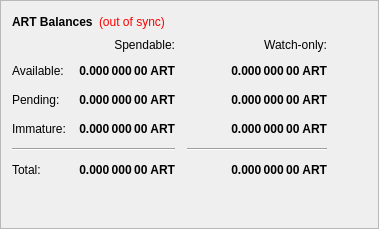
        <widget class="QFrame" name="frame">
         <property name="frameShape">
          <enum>QFrame::StyledPanel</enum>
         </property>
         <property name="frameShadow">
          <enum>QFrame::Raised</enum>
         </property>
         <layout class="QVBoxLayout" name="verticalLayout_4">
          <item>
           <layout class="QHBoxLayout" name="horizontalLayout_4">
            <item>
             <widget class="QLabel" name="label_5">
              <property name="font">
               <font>
                <weight>75</weight>
                <bold>true</bold>
               </font>
              </property>
              <property name="text">
               <string>ART Balances</string>
              </property>
             </widget>
            </item>
            <item>
             <widget class="QLabel" name="labelWalletStatus">
              <property name="cursor">
               <cursorShape>WhatsThisCursor</cursorShape>
              </property>
              <property name="toolTip">
               <string>The displayed information may be out of date. Your wallet automatically synchronizes with the Arktur network after a connection is established, but this process has not completed yet.</string>
              </property>
              <property name="styleSheet">
               <string notr="true">QLabel { color: red; }</string>
              </property>
              <property name="text">
               <string notr="true">(out of sync)</string>
              </property>
              <property name="alignment">
               <set>Qt::AlignLeading|Qt::AlignLeft|Qt::AlignVCenter</set>
              </property>
             </widget>
            </item>
            <item>
             <spacer name="horizontalSpacer_3">
              <property name="orientation">
               <enum>Qt::Horizontal</enum>
              </property>
              <property name="sizeHint" stdset="0">
               <size>
                <width>40</width>
                <height>20</height>
               </size>
              </property>
             </spacer>
            </item>
           </layout>
          </item>
          <item>
           <layout class="QGridLayout" name="gridLayout">
            <property name="spacing">
             <number>12</number>
            </property>
            <item row="2" column="2">
             <widget class="QLabel" name="labelWatchPending">
              <property name="font">
               <font>
                <weight>75</weight>
                <bold>true</bold>
               </font>
              </property>
              <property name="cursor">
               <cursorShape>IBeamCursor</cursorShape>
              </property>
              <property name="toolTip">
               <string>Unconfirmed transactions to watch-only addresses</string>
              </property>
              <property name="text">
               <string notr="true">0.000 000 00 ART</string>
              </property>
              <property name="alignment">
               <set>Qt::AlignRight|Qt::AlignTrailing|Qt::AlignVCenter</set>
              </property>
              <property name="textInteractionFlags">
               <set>Qt::LinksAccessibleByMouse|Qt::TextSelectableByKeyboard|Qt::TextSelectableByMouse</set>
              </property>
             </widget>
            </item>
            <item row="2" column="1">
             <widget class="QLabel" name="labelUnconfirmed">
              <property name="font">
               <font>
                <weight>75</weight>
                <bold>true</bold>
               </font>
              </property>
              <property name="cursor">
               <cursorShape>IBeamCursor</cursorShape>
              </property>
              <property name="toolTip">
               <string>Total of transactions that have yet to be confirmed, and do not yet count toward the spendable balance</string>
              </property>
              <property name="text">
               <string notr="true">0.000 000 00 ART</string>
              </property>
              <property name="alignment">
               <set>Qt::AlignRight|Qt::AlignTrailing|Qt::AlignVCenter</set>
              </property>
              <property name="textInteractionFlags">
               <set>Qt::LinksAccessibleByMouse|Qt::TextSelectableByKeyboard|Qt::TextSelectableByMouse</set>
              </property>
             </widget>
            </item>
            <item row="3" column="2">
             <widget class="QLabel" name="labelWatchImmature">
              <property name="font">
               <font>
                <weight>75</weight>
                <bold>true</bold>
               </font>
              </property>
              <property name="cursor">
               <cursorShape>IBeamCursor</cursorShape>
              </property>
              <property name="toolTip">
               <string>Staked or masternode rewards in watch-only addresses that has not yet matured</string>
              </property>
              <property name="text">
               <string notr="true">0.000 000 00 ART</string>
              </property>
              <property name="alignment">
               <set>Qt::AlignRight|Qt::AlignTrailing|Qt::AlignVCenter</set>
              </property>
              <property name="textInteractionFlags">
               <set>Qt::LinksAccessibleByMouse|Qt::TextSelectableByKeyboard|Qt::TextSelectableByMouse</set>
              </property>
             </widget>
            </item>
            <item row="4" column="0" colspan="2">
             <widget class="Line" name="lineSpendableBalance">
              <property name="orientation">
               <enum>Qt::Horizontal</enum>
              </property>
             </widget>
            </item>
            <item row="4" column="2">
             <widget class="Line" name="lineWatchBalance">
              <property name="sizePolicy">
               <sizepolicy hsizetype="Preferred" vsizetype="Fixed">
                <horstretch>0</horstretch>
                <verstretch>0</verstretch>
               </sizepolicy>
              </property>
              <property name="minimumSize">
               <size>
                <width>140</width>
                <height>0</height>
               </size>
              </property>
              <property name="orientation">
               <enum>Qt::Horizontal</enum>
              </property>
             </widget>
            </item>
            <item row="5" column="0">
             <widget class="QLabel" name="labelTotalText">
              <property name="text">
               <string>Total:</string>
              </property>
             </widget>
            </item>
            <item row="3" column="1">
             <widget class="QLabel" name="labelImmature">
              <property name="font">
               <font>
                <weight>75</weight>
                <bold>true</bold>
               </font>
              </property>
              <property name="cursor">
               <cursorShape>IBeamCursor</cursorShape>
              </property>
              <property name="toolTip">
               <string>Staked or masternode rewards that has not yet matured</string>
              </property>
              <property name="text">
               <string notr="true">0.000 000 00 ART</string>
              </property>
              <property name="alignment">
               <set>Qt::AlignRight|Qt::AlignTrailing|Qt::AlignVCenter</set>
              </property>
              <property name="textInteractionFlags">
               <set>Qt::LinksAccessibleByMouse|Qt::TextSelectableByKeyboard|Qt::TextSelectableByMouse</set>
              </property>
             </widget>
            </item>
            <item row="2" column="3">
             <spacer name="horizontalSpacer_2">
              <property name="orientation">
               <enum>Qt::Horizontal</enum>
              </property>
              <property name="sizeHint" stdset="0">
               <size>
                <width>40</width>
                <height>20</height>
               </size>
              </property>
             </spacer>
            </item>
            <item row="3" column="0">
             <widget class="QLabel" name="labelImmatureText">
              <property name="text">
               <string>Immature:</string>
              </property>
             </widget>
            </item>
            <item row="5" column="1">
             <widget class="QLabel" name="labelTotal">
              <property name="font">
               <font>
                <weight>75</weight>
                <bold>true</bold>
               </font>
              </property>
              <property name="cursor">
               <cursorShape>IBeamCursor</cursorShape>
              </property>
              <property name="toolTip">
               <string>Your current total balance</string>
              </property>
              <property name="text">
               <string notr="true">0.000 000 00 ART</string>
              </property>
              <property name="alignment">
               <set>Qt::AlignRight|Qt::AlignTrailing|Qt::AlignVCenter</set>
              </property>
              <property name="textInteractionFlags">
               <set>Qt::LinksAccessibleByMouse|Qt::TextSelectableByKeyboard|Qt::TextSelectableByMouse</set>
              </property>
             </widget>
            </item>
            <item row="5" column="2">
             <widget class="QLabel" name="labelWatchTotal">
              <property name="font">
               <font>
                <weight>75</weight>
                <bold>true</bold>
               </font>
              </property>
              <property name="cursor">
               <cursorShape>IBeamCursor</cursorShape>
              </property>
              <property name="toolTip">
               <string>Current total balance in watch-only addresses</string>
              </property>
              <property name="text">
               <string notr="true">0.000 000 00 ART</string>
              </property>
              <property name="alignment">
               <set>Qt::AlignRight|Qt::AlignTrailing|Qt::AlignVCenter</set>
              </property>
              <property name="textInteractionFlags">
               <set>Qt::LinksAccessibleByMouse|Qt::TextSelectableByKeyboard|Qt::TextSelectableByMouse</set>
              </property>
             </widget>
            </item>
            <item row="0" column="2">
             <widget class="QLabel" name="labelWatchonly">
              <property name="text">
               <string>Watch-only:</string>
              </property>
              <property name="alignment">
               <set>Qt::AlignRight|Qt::AlignTrailing|Qt::AlignVCenter</set>
              </property>
             </widget>
            </item>
            <item row="1" column="0">
             <widget class="QLabel" name="labelBalanceText">
              <property name="text">
               <string>Available:</string>
              </property>
             </widget>
            </item>
            <item row="1" column="1">
             <widget class="QLabel" name="labelBalance">
              <property name="font">
               <font>
                <weight>75</weight>
                <bold>true</bold>
               </font>
              </property>
              <property name="cursor">
               <cursorShape>IBeamCursor</cursorShape>
              </property>
              <property name="toolTip">
               <string>Your current spendable balance</string>
              </property>
              <property name="text">
               <string notr="true">0.000 000 00 ART</string>
              </property>
              <property name="alignment">
               <set>Qt::AlignRight|Qt::AlignTrailing|Qt::AlignVCenter</set>
              </property>
              <property name="textInteractionFlags">
               <set>Qt::LinksAccessibleByMouse|Qt::TextSelectableByKeyboard|Qt::TextSelectableByMouse</set>
              </property>
             </widget>
            </item>
            <item row="1" column="2">
             <widget class="QLabel" name="labelWatchAvailable">
              <property name="font">
               <font>
                <weight>75</weight>
                <bold>true</bold>
               </font>
              </property>
              <property name="cursor">
               <cursorShape>IBeamCursor</cursorShape>
              </property>
              <property name="toolTip">
               <string>Your current balance in watch-only addresses</string>
              </property>
              <property name="text">
               <string notr="true">0.000 000 00 ART</string>
              </property>
              <property name="alignment">
               <set>Qt::AlignRight|Qt::AlignTrailing|Qt::AlignVCenter</set>
              </property>
              <property name="textInteractionFlags">
               <set>Qt::LinksAccessibleByMouse|Qt::TextSelectableByKeyboard|Qt::TextSelectableByMouse</set>
              </property>
             </widget>
            </item>
            <item row="2" column="0">
             <widget class="QLabel" name="labelPendingText">
              <property name="text">
               <string>Pending:</string>
              </property>
             </widget>
            </item>
            <item row="0" column="1">
             <widget class="QLabel" name="labelSpendable">
              <property name="text">
               <string>Spendable:</string>
              </property>
              <property name="alignment">
               <set>Qt::AlignRight|Qt::AlignTrailing|Qt::AlignVCenter</set>
              </property>
             </widget>
            </item>
           </layout>
          </item>
          <item>
           <spacer name="verticalSpacer_4">
            <property name="orientation">
             <enum>Qt::Vertical</enum>
            </property>
            <property name="sizeHint" stdset="0">
             <size>
              <width>20</width>
              <height>40</height>
             </size>
            </property>
           </spacer>
          </item>
         </layout>
        </widget>
